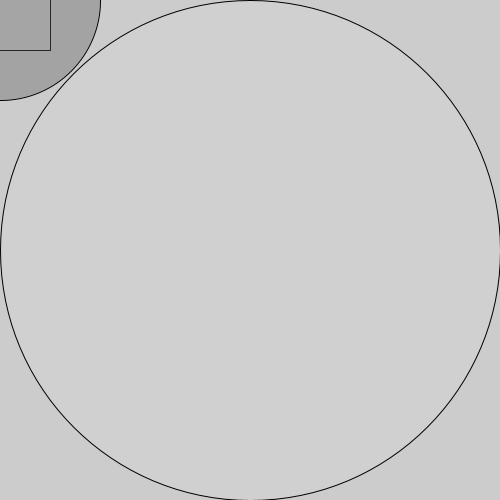
Frame 1 (no input)
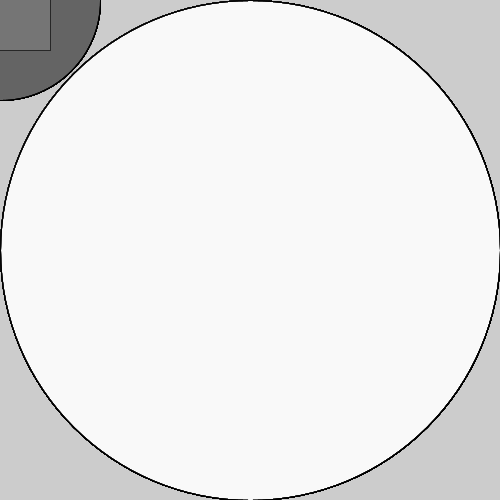
Frame 60 (the mouse pressed at the canvas centre just before this capture)
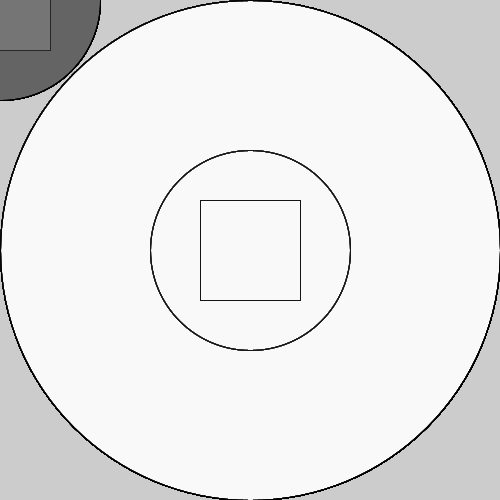
Frame 120 (the mouse held since frame 60 and released just before this capture)

The Processing sketch that drew these frames (run headless with seeded random() and noise(); from frame 60 on, the mouse is pressed at the canvas centre):

// Processing sketch: LeoHylanProject1
// ── LeoHylanProject1.pde

void setup(){
  size(500,500);
}
void draw(){
  smooth(); //antialiasing
  fill(#ffffff,20); //uses color alpha channel as aprameters
  rectMode (CENTER); //PUTS THE CURSOR IN THE MIDDLE
  rect(mouseX,mouseY,100,100);
fill(mouseX+100,mouseY+100);
ellipse(mouseX,mouseY,200,200);
fill(#FFFFFF,20);
ellipse(250,250,500,500);//this is a colored ellipse-the first 
//two numbers are where the center point is, the second set is the zize
}
void mousePressed() {
background(mouseX,mouseY, 0);
}
